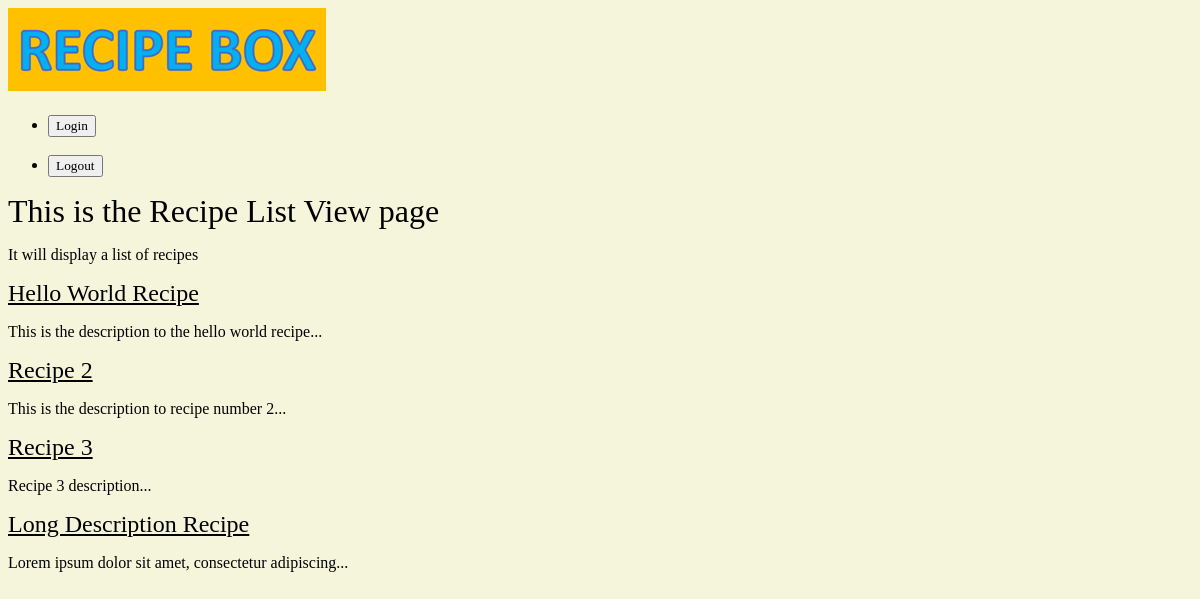
Page /recipes/ on the earlier database version.
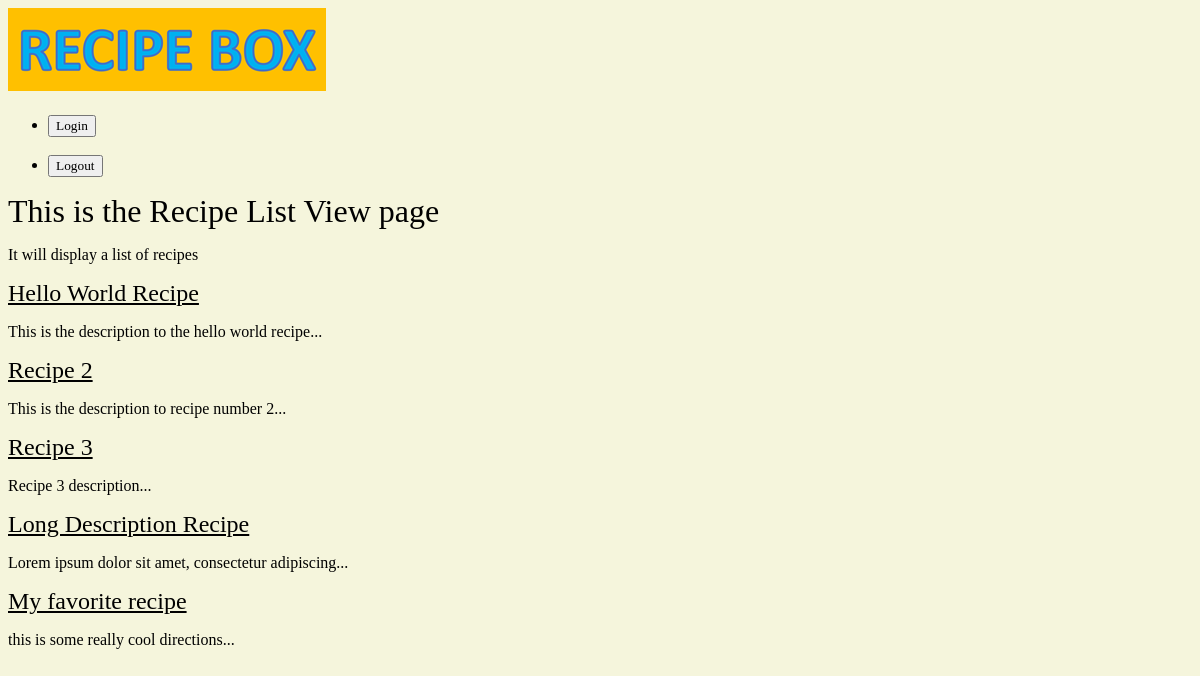
Same page on the later database version.
### recipes/models.py (models this page shows, shortened)
class Recipe(models.Model):
    user = models.ForeignKey(settings.AUTH_USER_MODEL, on_delete=models.CASCADE, default='1',)
    title = models.CharField(max_length=120)
    description = models.TextField(blank=True, null=True, max_length=255)
    directions = models.TextField(blank=True, null=True,)
    timestamp = models.DateTimeField(auto_now_add=True) # automatically input time when record is created
    updated = models.DateTimeField(auto_now=True)
    slug = models.SlugField()
    thumb = models.ImageField(default='default.png', blank=True)
    def snippet(self):
        return self.description[:50] + '...'

### recipes/views.py (the view)
# urls.py: path('', views.recipe_list_view, name='list'),
def recipe_list_view(request):
    recipes = Recipe.objects.all().order_by('timestamp')
    return render(request, 'recipes/recipe_list_view.html', {'recipes':recipes} )

### recipes/templates/recipes/recipe_list_view.html (shortened to what this page needs)
{% extends 'base.html' %}
{% block content %}
    <h1>This is the Recipe List View page</h1>
    <p> It will display a list of recipes </p>
    <div class="recipes">
        {% for recipe in recipes %}
        <div class="recipe">
            <h2><a href="{% url 'recipes:detail' slug=recipe.slug %}">{{ recipe.title }}</a></h2>
            <p>{{ recipe.snippet }}</p>
        </div>
        {% endfor %}
    </div>
{% endblock content %}

### templates/base.html (shortened to what this page needs)
{% load static %}
<!DOCTYPE html>
<html>
    <head>
        <link rel="stylesheet" href="{% static 'styles.css' %}">
    </head>
    <body>
        <header class="wrapper">
            <h1><a href="{% url 'recipes:list' %}"><img src="{% static 'logo2.png' %}" alt="The Recipe Box"/></a></h1>
            <nav>
                <ul>
                    <li>
                        <form class='logout-link' action="{% url 'accounts:login' %}" method='post'>
                            <button type='submit'>Login</button>
                        </form>
                    </li>
                    <br>
                    <li>
                        <form class='logout-link' action="{% url 'accounts:logout' %}" method='post'>
                            <button type='submit'>Logout</button>
                        </form>
                    </li>
                </ul>
            </nav>
        </header>
        <div class="wrapper">
            {% block content %}
            {% endblock content %}
        </div>
    </body>
</html>

### assets/styles.css (style rules this page uses)
body { background-color: beige; background-repeat: no-repeat; color: #000; }
body * { font-family: Ubuntu; }
h1, h2, h3, h4, h5 { font-weight: normal; margin: 0; }
a, a:hover, a:visited { color: #000; text-decoration: underline; }
p { size: 24px; }

Differences in the rows shown:
added Recipe: title "My favorite recipe", snippet "this is some really cool directions..."
